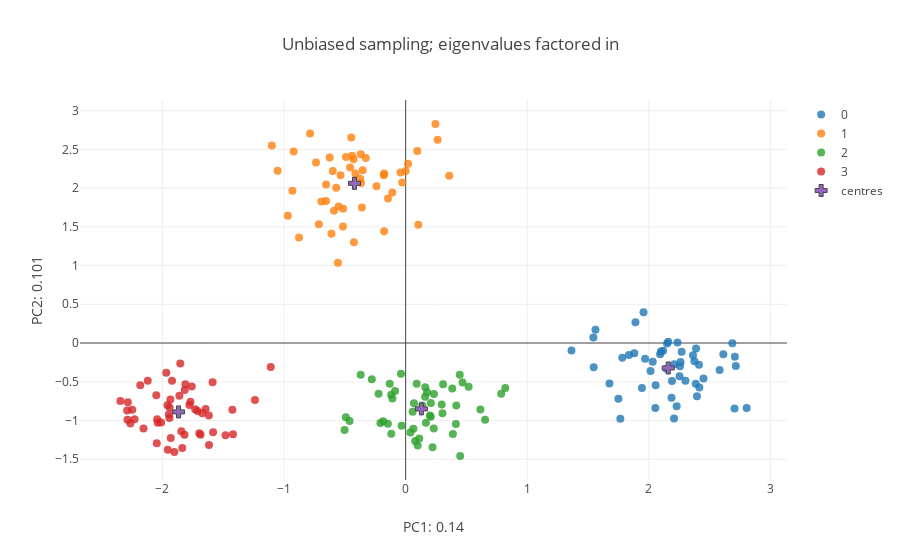

Write notebook code for a chart like this one.
### Markdown cell above
#### II. c. Even sampling.


We can compare this output with what we would have gotten from sampling equally across our selected vectors.

For this purpose we sample equally from the same frequency vectors as in the biased scenario and perform PCA on the resulting data set.

### Code cell
#### Selecting new, equal sample sizes but derive haplotypes from the same frequency vectors.

Sizes= [50,50,50,50]
labels= np.repeat(np.array([x for x in range(N_pops)]),Sizes)

data= []

for k in range(N_pops):
    
    probs= vector_lib[Pops[k],:]
    
    m= Sizes[k]
    Haps= [[np.random.choice([1,0],p= [1-probs[x],probs[x]]) for x in range(L)] for acc in range(m)]
    
    data.extend(Haps)

data= np.array(data)
#data= scale(data)

#### clalculate pairwise genetic distances
iugen_unbiased= np.triu_indices(data.shape[0],1)

unbias_gen_diffs= pairwise_distances(data,metric= pairwise_gen)
unbias_gen_diffs= np.array(unbias_gen_diffs)

unbias_gen_diffs= unbias_gen_diffs[iugen_unbiased]

### perform PCA

n_comp = 5

pca = PCA(n_components=n_comp, whiten=False,svd_solver='randomized').fit(data)

features= pca.transform(data)# * pca.explained_variance_ratio_

var_comps= pca.explained_variance_ratio_
print("; ".join(['PC{0}: {1}'.format(x+1,round(var_comps[x],3)) for x in range(n_comp)]))
print(features.shape)


#### Calculate centroids of labelled data in feature space.
unbias_centroids= [np.mean(features[[y for y in range(features.shape[0]) if labels[y] == z],:],axis= 0) for z in range(N_pops)]
unbias_centroids= np.array(unbias_centroids)


#### Plot projections + Centroids.

fig_data= [go.Scatter(
        x = features[[x for x in range(sum(Sizes)) if labels[x] == i],0],
        y = features[[x for x in range(sum(Sizes)) if labels[x] == i],1],
        type='scatter',
        mode= "markers",
        marker= {
        'line': {'width': 0},
        'size': 8,
        'symbol': 'circle',
      "opacity": .8
      },
      name= str(i)
    ) for i in range(N_pops)]


fig_data.append(
    go.Scatter(
        x= unbias_centroids[:,0],
        y= unbias_centroids[:,1],
        type= 'scatter',
        mode= 'markers',
        name= 'centres',
        marker= {
        'line': {'width': 1},
        'size': 10,
        'symbol': 'cross'
        }
    )
)

layout = go.Layout(
    title= 'Unbiased sampling; eigenvalues factored in',
    yaxis=dict(
        title='PC2: {}'.format(round(var_comps[1],3))),
    xaxis=dict(
    title= 'PC1: {}'.format(round(var_comps[0],3))),
)

fig = go.Figure(data=fig_data, layout=layout)
iplot(fig)

### Figure 1 — Plotly figure (JSON) as saved in the notebook; plotly's stock layout.template omitted (floating-point values rounded to 4 significant figures)
{"data": [{"marker": {"line": {"width": 0}, "opacity": 0.8, "size": 8, "symbol": "circle"}, "mode": "markers", "name": "0", "type": "scatter", "x": [1.56, 2.228, 2.714, 2.144, 1.88, 1.943, 2.581, 2.055, 1.543, 2.707, 1.749, 2.053, 2.411, 2.117, 2.612, 2.374, 2.26, 1.363, 2.269, 2.206, 1.968, 2.031, 2.158, 2.395, 2.803, 2.013, 2.099, 2.209, 1.781, 2.235, 1.835, 1.675, 2.255, 2.149, 1.546, 1.955, 2.186, 2.092, 1.889, 2.362, 1.765, 2.686, 2.415, 2.703, 2.449, 2.3, 2.385, 2.387, 2.252, 2.19], "y": [0.1721, -0.815, -0.2975, -0.332, -0.1325, -0.5821, -0.3483, -0.5454, 0.07133, -0.1775, -0.7179, -0.8376, -0.28, -0.09984, -0.1452, -0.2343, -0.2453, -0.09518, -0.1123, -0.9739, -0.2027, -0.2431, 0.01647, -0.686, -0.8374, -0.361, -0.1092, -0.2731, -0.1885, 0.006896, -0.1543, -0.5235, -0.2982, -0.006482, -0.3135, 0.3988, -0.7057, -0.1444, 0.2685, -0.1589, -0.9781, -0.002798, -0.5729, -0.8461, -0.4566, -0.4857, -0.5247, -0.07041, -0.4295, -0.4889]}, {"marker": {"line": {"width": 0}, "opacity": 0.8, "size": 8, "symbol": "circle"}, "mode": "markers", "name": "1", "type": "scatter", "x": [-0.9213, -0.3281, -0.9313, -0.6928, -0.5143, -0.551, -0.1101, -0.4475, -0.177, 0.09503, -0.3533, -0.7374, -0.714, 0.01938, -0.6245, -0.3599, -0.5994, 0.1042, 0.0003461, -0.02838, -1.053, 0.358, -0.5897, -0.367, 0.2446, -0.6102, -0.4133, -0.7856, -0.571, -1.101, -0.8768, -0.6548, -0.1802, -0.1454, -0.177, -0.5353, -0.6543, -0.4911, -0.369, -0.3743, -0.9688, -0.441, 0.2625, -0.457, -0.2402, -0.5157, -0.4282, -0.04188, -0.557, -0.4256], "y": [2.471, 2.389, 1.964, 1.826, 1.734, 1.764, 1.942, 2.653, 1.444, 2.478, 2.231, 2.331, 1.534, 2.313, 2.394, 1.75, 2.221, 1.527, 2.22, 2.071, 2.224, 2.159, 1.708, 2.064, 2.827, 1.412, 2.188, 2.706, 2.005, 2.548, 1.361, 1.834, 2.165, 1.864, 2.189, 2.166, 2.045, 2.4, 2.438, 2.12, 1.643, 2.417, 2.625, 2.264, 2.025, 1.503, 2.371, 2.202, 1.037, 1.302]}, {"marker": {"line": {"width": 0}, "opacity": 0.8, "size": 8, "symbol": "circle"}, "mode": "markers", "name": "2", "type": "scatter", "x": [-0.4919, -0.1181, 0.3881, 0.09053, 0.1373, 0.4676, -0.03331, -0.08708, -0.3698, 0.819, 0.07768, -0.2077, 0.1992, -0.4613, -0.223, 0.4162, -0.1311, -0.1461, -0.1847, 0.3076, 0.03923, 0.4129, -0.5023, 0.2324, 0.09895, 0.4484, 0.06829, 0.05708, 0.7854, 0.1117, 0.6141, 0.3021, 0.3827, 0.231, 0.653, -0.1088, 0.221, 0.1611, 0.2959, 0.4445, -0.1196, 0.1763, 0.1598, 0.2064, 0.2073, 0.06352, -0.03862, -0.2787, 0.5174, 0.1668], "y": [-0.9579, -1.17, -1.175, -0.527, -0.806, -0.5101, -1.066, -0.6202, -0.4079, -0.5792, -1.265, -1.033, -0.9356, -1.005, -0.6549, -0.8058, -0.5272, -1.044, -1.01, -0.5327, -1.153, -1.046, -1.124, -0.6584, -1.322, -1.458, -0.7789, -0.8866, -0.6544, -1.233, -0.8596, -0.9078, -0.5872, -1.102, -0.991, -0.7158, -1.346, -0.57, -0.7938, -0.4091, -0.6691, -0.6347, -0.6938, -0.9512, -0.7728, -1.106, -0.3965, -0.4675, -0.5649, -1.03]}, {"marker": {"line": {"width": 0}, "opacity": 0.8, "size": 8, "symbol": "circle"}, "mode": "markers", "name": "3", "type": "scatter", "x": [-1.86, -1.811, -1.845, -1.956, -1.481, -1.425, -1.959, -1.686, -1.618, -1.837, -1.731, -2.248, -1.673, -1.239, -1.778, -2.182, -1.853, -1.696, -2.121, -2.346, -1.948, -1.759, -2.263, -1.941, -1.902, -1.934, -1.817, -2.038, -1.42, -1.931, -1.77, -1.711, -1.583, -1.818, -2.287, -2.046, -1.587, -2.229, -2.05, -2.043, -2.29, -1.942, -1.617, -1.11, -1.645, -1.968, -2.01, -1.921, -2.155, -2.284], "y": [-0.6818, -0.5334, -1.139, -1.378, -1.191, -0.8605, -0.8046, -1.183, -0.9369, -1.357, -0.8548, -0.8614, -0.9078, -0.7356, -0.801, -0.5464, -0.2647, -1.165, -0.4885, -0.7479, -0.9228, -0.5601, -1.038, -0.833, -1.407, -0.7304, -0.6065, -1.03, -1.177, -1.224, -0.757, -0.8778, -1.15, -1.185, -0.9903, -1.295, -0.5069, -0.9847, -0.6726, -0.9835, -0.8724, -0.9671, -1.315, -0.3104, -0.8526, -0.3827, -1.025, -0.4878, -1.103, -0.7644]}, {"marker": {"line": {"width": 1}, "size": 10, "symbol": "cross"}, "mode": "markers", "name": "centres", "type": "scatter", "x": [2.159, -0.4206, 0.1292, -1.867], "y": [-0.322, 2.061, -0.8504, -0.889]}], "layout": {"title": "Unbiased sampling; eigenvalues factored in", "xaxis": {"title": "PC1: 0.14"}, "yaxis": {"title": "PC2: 0.101"}}}
